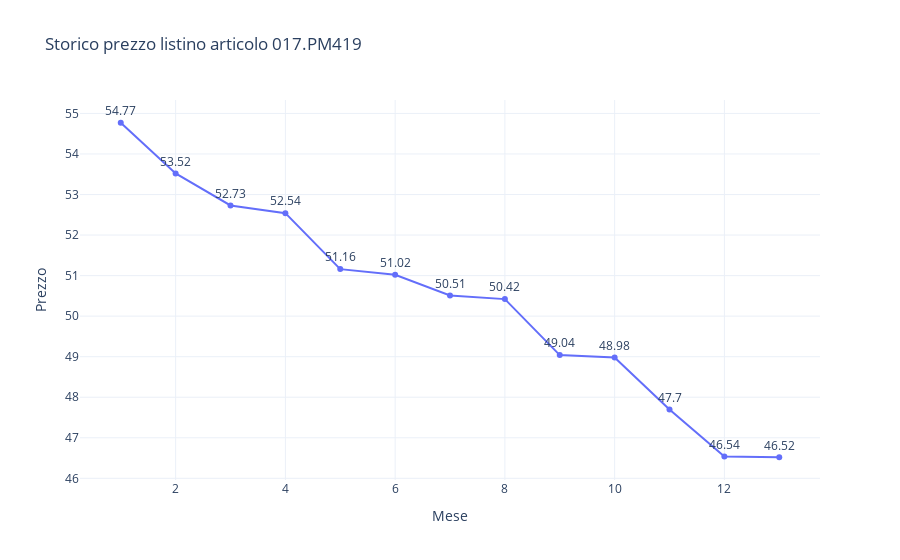

The cell this chart's notebook holds for it:
### Code cell
fig = px.line(x=list(range(1, 14)), y=storico, title="Storico prezzo listino articolo 017.PM419", markers=True, template="plotly_white", text=storico, labels={"x":"Mese", "y":"Prezzo"})
fig.update_traces(textposition='top center')
fig.write_html("vista_listino/storico_esempio.html")
fig.show()

### Figure 1 — Plotly figure (JSON) as saved in the notebook; plotly's stock layout.template omitted (floating-point values rounded to 4 significant figures)
{"data": [{"hovertemplate": "Mese=%{x}<br>Prezzo=%{y}<br>text=%{text}<extra></extra>", "legendgroup": "", "line": {"color": "#636efa", "dash": "solid"}, "marker": {"symbol": "circle"}, "mode": "lines+markers+text", "name": "", "orientation": "v", "showlegend": false, "text": [54.77, 53.52, 52.73, 52.54, 51.16, 51.02, 50.51, 50.42, 49.04, 48.98, 47.7, 46.54, 46.52], "textposition": "top center", "type": "scatter", "x": [1, 2, 3, 4, 5, 6, 7, 8, 9, 10, 11, 12, 13], "xaxis": "x", "y": [54.77, 53.52, 52.73, 52.54, 51.16, 51.02, 50.51, 50.42, 49.04, 48.98, 47.7, 46.54, 46.52], "yaxis": "y"}], "layout": {"legend": {"tracegroupgap": 0}, "title": {"text": "Storico prezzo listino articolo 017.PM419"}, "xaxis": {"anchor": "y", "domain": [0, 1], "title": {"text": "Mese"}}, "yaxis": {"anchor": "x", "domain": [0, 1], "title": {"text": "Prezzo"}}}}
